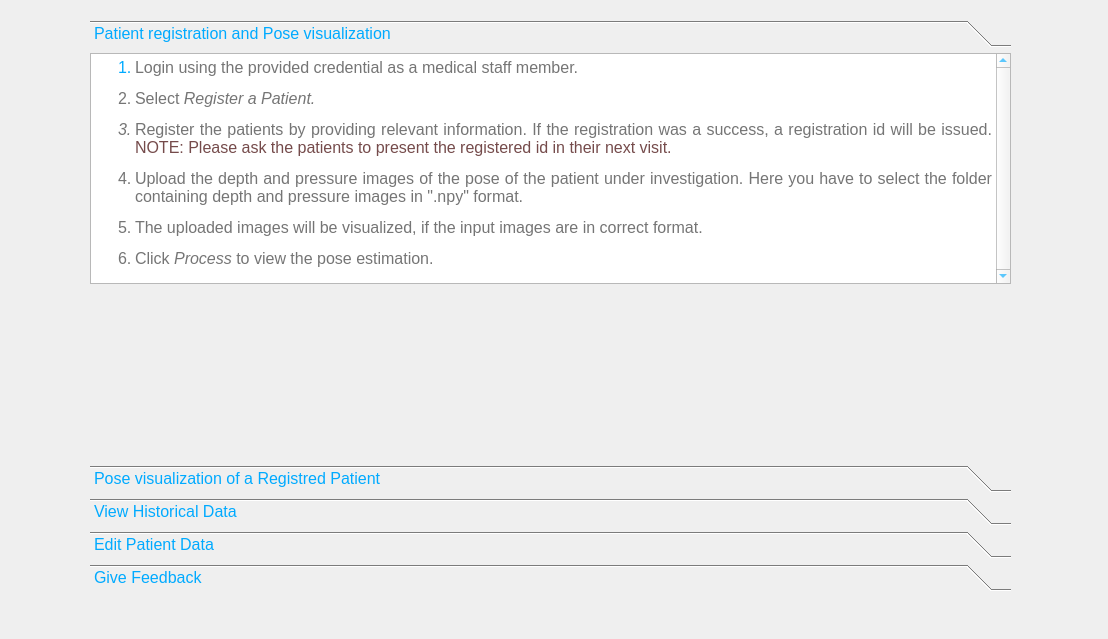
<?xml version="1.0" encoding="UTF-8"?>
<ui version="4.0">
 <class>guideDialog</class>
 <widget class="QDialog" name="guideDialog">
  <property name="geometry">
   <rect>
    <x>0</x>
    <y>0</y>
    <width>1108</width>
    <height>639</height>
   </rect>
  </property>
  <property name="windowTitle">
   <string>Dialog</string>
  </property>
  <widget class="QToolBox" name="guideBox">
   <property name="geometry">
    <rect>
     <x>90</x>
     <y>20</y>
     <width>921</width>
     <height>571</height>
    </rect>
   </property>
   <property name="sizePolicy">
    <sizepolicy hsizetype="Preferred" vsizetype="Preferred">
     <horstretch>0</horstretch>
     <verstretch>0</verstretch>
    </sizepolicy>
   </property>
   <property name="font">
    <font>
     <pointsize>12</pointsize>
    </font>
   </property>
   <property name="styleSheet">
    <string notr="true">color: rgb(0, 170, 255)</string>
   </property>
   <property name="frameShape">
    <enum>QFrame::NoFrame</enum>
   </property>
   <property name="frameShadow">
    <enum>QFrame::Plain</enum>
   </property>
   <property name="currentIndex">
    <number>0</number>
   </property>
   <widget class="QWidget" name="page_1">
    <property name="geometry">
     <rect>
      <x>0</x>
      <y>0</y>
      <width>921</width>
      <height>406</height>
     </rect>
    </property>
    <attribute name="label">
     <string>Patient registration and Pose visualization</string>
    </attribute>
    <widget class="QTextEdit" name="textEdit">
     <property name="enabled">
      <bool>true</bool>
     </property>
     <property name="geometry">
      <rect>
       <x>0</x>
       <y>0</y>
       <width>921</width>
       <height>231</height>
      </rect>
     </property>
     <property name="sizePolicy">
      <sizepolicy hsizetype="Expanding" vsizetype="Expanding">
       <horstretch>0</horstretch>
       <verstretch>0</verstretch>
      </sizepolicy>
     </property>
     <property name="verticalScrollBarPolicy">
      <enum>Qt::ScrollBarAlwaysOn</enum>
     </property>
     <property name="autoFormatting">
      <set>QTextEdit::AutoNone</set>
     </property>
     <property name="lineWrapMode">
      <enum>QTextEdit::WidgetWidth</enum>
     </property>
     <property name="html">
      <string>&lt;!DOCTYPE HTML PUBLIC &quot;-//W3C//DTD HTML 4.0//EN&quot; &quot;http://www.w3.org/TR/REC-html40/strict.dtd&quot;&gt;
&lt;html&gt;&lt;head&gt;&lt;meta name=&quot;qrichtext&quot; content=&quot;1&quot; /&gt;&lt;style type=&quot;text/css&quot;&gt;
p, li { white-space: pre-wrap; }
&lt;/style&gt;&lt;/head&gt;&lt;body style=&quot; font-family:'MS Shell Dlg 2'; font-size:8.25pt; font-weight:400; font-style:normal;&quot;&gt;
&lt;ol style=&quot;margin-top: 0px; margin-bottom: 0px; margin-left: 0px; margin-right: 0px; -qt-list-indent: 1;&quot;&gt;&lt;li style=&quot; font-size:12pt;&quot; align=&quot;justify&quot; style=&quot; margin-top:12px; margin-bottom:0px; margin-left:0px; margin-right:0px; -qt-block-indent:0; text-indent:0px;&quot;&gt;&lt;span style=&quot; color:#757575;&quot;&gt;Login using the provided credential as a medical staff member.&lt;/span&gt;&lt;/li&gt;
&lt;li style=&quot; font-size:12pt; color:#757575;&quot; align=&quot;justify&quot; style=&quot; margin-top:12px; margin-bottom:0px; margin-left:0px; margin-right:0px; -qt-block-indent:0; text-indent:0px;&quot;&gt;Select &lt;span style=&quot; font-style:italic;&quot;&gt;Register a Patient.&lt;/span&gt;&lt;/li&gt;
&lt;li style=&quot; font-size:12pt; font-style:italic; color:#757575;&quot; align=&quot;justify&quot; style=&quot; margin-top:12px; margin-bottom:0px; margin-left:0px; margin-right:0px; -qt-block-indent:0; text-indent:0px;&quot;&gt;&lt;span style=&quot; font-style:normal;&quot;&gt;Register the patients by providing relevant information. If the registration was a success, a registration id will be issued. &lt;/span&gt;&lt;span style=&quot; font-style:normal; color:#754b4b;&quot;&gt;NOTE: Please ask the patients to present the registered id in their next visit.&lt;/span&gt;&lt;/li&gt;
&lt;li style=&quot; font-size:12pt; color:#757575;&quot; align=&quot;justify&quot; style=&quot; margin-top:12px; margin-bottom:0px; margin-left:0px; margin-right:0px; -qt-block-indent:0; text-indent:0px;&quot;&gt;Upload the depth and pressure images of the pose of the patient under investigation. Here you have to select the folder containing depth and pressure images in &amp;quot;.npy&amp;quot; format.&lt;/li&gt;
&lt;li style=&quot; font-size:12pt; color:#757575;&quot; align=&quot;justify&quot; style=&quot; margin-top:12px; margin-bottom:10px; margin-left:0px; margin-right:0px; -qt-block-indent:0; text-indent:0px;&quot;&gt;The uploaded images will be visualized, if the input images are in correct format.&lt;/li&gt;
&lt;li style=&quot; font-size:12pt; color:#757575;&quot; align=&quot;justify&quot; style=&quot; margin-top:12px; margin-bottom:10px; margin-left:0px; margin-right:0px; -qt-block-indent:0; text-indent:0px;&quot;&gt;Click &lt;span style=&quot; font-style:italic;&quot;&gt;Process &lt;/span&gt;to view the pose estimation.&lt;/li&gt;&lt;/ol&gt;&lt;/body&gt;&lt;/html&gt;</string>
     </property>
    </widget>
   </widget>
   <widget class="QWidget" name="page_2">
    <property name="geometry">
     <rect>
      <x>0</x>
      <y>0</y>
      <width>921</width>
      <height>406</height>
     </rect>
    </property>
    <attribute name="label">
     <string>Pose visualization of a Registred Patient</string>
    </attribute>
    <widget class="QTextEdit" name="textEdit_2">
     <property name="enabled">
      <bool>true</bool>
     </property>
     <property name="geometry">
      <rect>
       <x>0</x>
       <y>0</y>
       <width>921</width>
       <height>301</height>
      </rect>
     </property>
     <property name="sizePolicy">
      <sizepolicy hsizetype="Expanding" vsizetype="Expanding">
       <horstretch>0</horstretch>
       <verstretch>0</verstretch>
      </sizepolicy>
     </property>
     <property name="verticalScrollBarPolicy">
      <enum>Qt::ScrollBarAlwaysOn</enum>
     </property>
     <property name="autoFormatting">
      <set>QTextEdit::AutoNone</set>
     </property>
     <property name="lineWrapMode">
      <enum>QTextEdit::WidgetWidth</enum>
     </property>
     <property name="html">
      <string>&lt;!DOCTYPE HTML PUBLIC &quot;-//W3C//DTD HTML 4.0//EN&quot; &quot;http://www.w3.org/TR/REC-html40/strict.dtd&quot;&gt;
&lt;html&gt;&lt;head&gt;&lt;meta name=&quot;qrichtext&quot; content=&quot;1&quot; /&gt;&lt;style type=&quot;text/css&quot;&gt;
p, li { white-space: pre-wrap; }
&lt;/style&gt;&lt;/head&gt;&lt;body style=&quot; font-family:'MS Shell Dlg 2'; font-size:8.25pt; font-weight:400; font-style:normal;&quot;&gt;
&lt;ol style=&quot;margin-top: 0px; margin-bottom: 0px; margin-left: 0px; margin-right: 0px; -qt-list-indent: 1;&quot;&gt;&lt;li style=&quot; font-size:12pt;&quot; align=&quot;justify&quot; style=&quot; margin-top:12px; margin-bottom:0px; margin-left:0px; margin-right:0px; -qt-block-indent:0; text-indent:0px;&quot;&gt;&lt;span style=&quot; color:#757575;&quot;&gt;Login using the provided credential as a medical staff member.&lt;/span&gt;&lt;/li&gt;
&lt;li style=&quot; font-size:12pt; color:#757575;&quot; align=&quot;justify&quot; style=&quot; margin-top:12px; margin-bottom:0px; margin-left:0px; margin-right:0px; -qt-block-indent:0; text-indent:0px;&quot;&gt;Select &lt;span style=&quot; font-style:italic;&quot;&gt;View Pose Estimation.&lt;/span&gt;&lt;/li&gt;
&lt;li style=&quot; font-size:12pt; font-style:italic; color:#757575;&quot; align=&quot;justify&quot; style=&quot; margin-top:12px; margin-bottom:0px; margin-left:0px; margin-right:0px; -qt-block-indent:0; text-indent:0px;&quot;&gt;&lt;span style=&quot; font-style:normal;&quot;&gt;Search for the patient under investigation using name/registered id.&lt;/span&gt;&lt;/li&gt;
&lt;li style=&quot; font-size:12pt; color:#757575;&quot; align=&quot;justify&quot; style=&quot; margin-top:12px; margin-bottom:0px; margin-left:0px; margin-right:0px; -qt-block-indent:0; text-indent:0px;&quot;&gt;Upload the depth and pressure images of the pose of the patient under investigation. Here you have to select the folder containing depth and pressure images in &amp;quot;.npy&amp;quot; format.&lt;/li&gt;
&lt;li style=&quot; font-size:12pt; color:#757575;&quot; align=&quot;justify&quot; style=&quot; margin-top:12px; margin-bottom:0px; margin-left:0px; margin-right:0px; -qt-block-indent:0; text-indent:0px;&quot;&gt;The uploaded images will be visualized, if the input images are in correct format.&lt;/li&gt;
&lt;li style=&quot; font-size:12pt; color:#757575;&quot; align=&quot;justify&quot; style=&quot; margin-top:12px; margin-bottom:0px; margin-left:0px; margin-right:0px; -qt-block-indent:0; text-indent:0px;&quot;&gt;Click &lt;span style=&quot; font-style:italic;&quot;&gt;Process &lt;/span&gt;to view the pose estimation.&lt;/li&gt;
&lt;li style=&quot; font-size:12pt; color:#757575;&quot; align=&quot;justify&quot; style=&quot; margin-top:12px; margin-bottom:0px; margin-left:0px; margin-right:0px; -qt-block-indent:0; text-indent:0px;&quot;&gt;Once the pose estimation is visible, you can optionally provide any medical remarks and feedback about the prediction as well. To add a medical remark, type the content in the given text box beside the pose visualization and save it by clicking &lt;span style=&quot; font-style:italic;&quot;&gt;Save&lt;/span&gt;. To give a feedback about the prediction click &lt;span style=&quot; font-style:italic;&quot;&gt;Provide feedback on this prediction &lt;/span&gt;and&lt;span style=&quot; font-style:italic;&quot;&gt; &lt;/span&gt;in the appearing popup, type the content and click &lt;span style=&quot; font-style:italic;&quot;&gt;Submit&lt;/span&gt; to save it.&lt;/li&gt;&lt;/ol&gt;&lt;/body&gt;&lt;/html&gt;</string>
     </property>
    </widget>
   </widget>
   <widget class="QWidget" name="page_3">
    <property name="geometry">
     <rect>
      <x>0</x>
      <y>0</y>
      <width>921</width>
      <height>406</height>
     </rect>
    </property>
    <attribute name="label">
     <string>View Historical Data</string>
    </attribute>
    <widget class="QTextEdit" name="textEdit_5">
     <property name="enabled">
      <bool>true</bool>
     </property>
     <property name="geometry">
      <rect>
       <x>0</x>
       <y>0</y>
       <width>921</width>
       <height>131</height>
      </rect>
     </property>
     <property name="sizePolicy">
      <sizepolicy hsizetype="Expanding" vsizetype="Expanding">
       <horstretch>0</horstretch>
       <verstretch>0</verstretch>
      </sizepolicy>
     </property>
     <property name="verticalScrollBarPolicy">
      <enum>Qt::ScrollBarAlwaysOn</enum>
     </property>
     <property name="autoFormatting">
      <set>QTextEdit::AutoNone</set>
     </property>
     <property name="lineWrapMode">
      <enum>QTextEdit::WidgetWidth</enum>
     </property>
     <property name="html">
      <string>&lt;!DOCTYPE HTML PUBLIC &quot;-//W3C//DTD HTML 4.0//EN&quot; &quot;http://www.w3.org/TR/REC-html40/strict.dtd&quot;&gt;
&lt;html&gt;&lt;head&gt;&lt;meta name=&quot;qrichtext&quot; content=&quot;1&quot; /&gt;&lt;style type=&quot;text/css&quot;&gt;
p, li { white-space: pre-wrap; }
&lt;/style&gt;&lt;/head&gt;&lt;body style=&quot; font-family:'MS Shell Dlg 2'; font-size:8.25pt; font-weight:400; font-style:normal;&quot;&gt;
&lt;ol style=&quot;margin-top: 0px; margin-bottom: 0px; margin-left: 0px; margin-right: 0px; -qt-list-indent: 1;&quot;&gt;&lt;li style=&quot; font-size:12pt;&quot; align=&quot;justify&quot; style=&quot; margin-top:12px; margin-bottom:0px; margin-left:0px; margin-right:0px; -qt-block-indent:0; text-indent:0px;&quot;&gt;&lt;span style=&quot; color:#757575;&quot;&gt;Login using the provided credential as a medical staff member.&lt;/span&gt;&lt;/li&gt;
&lt;li style=&quot; font-size:12pt; color:#757575;&quot; align=&quot;justify&quot; style=&quot; margin-top:12px; margin-bottom:0px; margin-left:0px; margin-right:0px; -qt-block-indent:0; text-indent:0px;&quot;&gt;Select &lt;span style=&quot; font-style:italic;&quot;&gt;View Historical Data.&lt;/span&gt;&lt;/li&gt;
&lt;li style=&quot; font-size:12pt; font-style:italic; color:#757575;&quot; align=&quot;justify&quot; style=&quot; margin-top:12px; margin-bottom:0px; margin-left:0px; margin-right:0px; -qt-block-indent:0; text-indent:0px;&quot;&gt;&lt;span style=&quot; font-style:normal;&quot;&gt;Search for the patient whose data you want to view using name/registered Id.&lt;/span&gt;&lt;/li&gt;
&lt;li style=&quot; font-size:12pt; color:#757575;&quot; align=&quot;justify&quot; style=&quot; margin-top:12px; margin-bottom:0px; margin-left:0px; margin-right:0px; -qt-block-indent:0; text-indent:0px;&quot;&gt;Select a date range for visualization.&lt;/li&gt;
&lt;li style=&quot; font-size:12pt; color:#757575;&quot; align=&quot;justify&quot; style=&quot; margin-top:12px; margin-bottom:0px; margin-left:0px; margin-right:0px; -qt-block-indent:0; text-indent:0px;&quot;&gt;Click &lt;span style=&quot; font-style:italic;&quot;&gt;View &lt;/span&gt;and if there are any data to show, they will be shown.&lt;/li&gt;&lt;/ol&gt;&lt;/body&gt;&lt;/html&gt;</string>
     </property>
    </widget>
   </widget>
   <widget class="QWidget" name="page_4">
    <attribute name="label">
     <string>Edit Patient Data</string>
    </attribute>
    <widget class="QTextEdit" name="textEdit_6">
     <property name="enabled">
      <bool>true</bool>
     </property>
     <property name="geometry">
      <rect>
       <x>0</x>
       <y>0</y>
       <width>921</width>
       <height>371</height>
      </rect>
     </property>
     <property name="sizePolicy">
      <sizepolicy hsizetype="Expanding" vsizetype="Expanding">
       <horstretch>0</horstretch>
       <verstretch>0</verstretch>
      </sizepolicy>
     </property>
     <property name="verticalScrollBarPolicy">
      <enum>Qt::ScrollBarAlwaysOn</enum>
     </property>
     <property name="autoFormatting">
      <set>QTextEdit::AutoNone</set>
     </property>
     <property name="lineWrapMode">
      <enum>QTextEdit::WidgetWidth</enum>
     </property>
     <property name="html">
      <string>&lt;!DOCTYPE HTML PUBLIC &quot;-//W3C//DTD HTML 4.0//EN&quot; &quot;http://www.w3.org/TR/REC-html40/strict.dtd&quot;&gt;
&lt;html&gt;&lt;head&gt;&lt;meta name=&quot;qrichtext&quot; content=&quot;1&quot; /&gt;&lt;style type=&quot;text/css&quot;&gt;
p, li { white-space: pre-wrap; }
&lt;/style&gt;&lt;/head&gt;&lt;body style=&quot; font-family:'MS Shell Dlg 2'; font-size:8.25pt; font-weight:400; font-style:normal;&quot;&gt;
&lt;p align=&quot;justify&quot; style=&quot; margin-top:12px; margin-bottom:0px; margin-left:0px; margin-right:0px; -qt-block-indent:0; text-indent:0px;&quot;&gt;&lt;span style=&quot; font-size:12pt; color:#757575;&quot;&gt;There are &lt;/span&gt;&lt;span style=&quot; font-size:12pt; color:#754b4b;&quot;&gt;two ways&lt;/span&gt;&lt;span style=&quot; font-size:12pt; color:#757575;&quot;&gt; of accessing this functionality.&lt;/span&gt;&lt;/p&gt;
&lt;p align=&quot;justify&quot; style=&quot; margin-top:12px; margin-bottom:0px; margin-left:0px; margin-right:0px; -qt-block-indent:0; text-indent:0px;&quot;&gt;&lt;span style=&quot; font-size:12pt; text-decoration: underline; color:#757575;&quot;&gt;Method 1&lt;/span&gt;&lt;/p&gt;
&lt;ol style=&quot;margin-top: 0px; margin-bottom: 0px; margin-left: 0px; margin-right: 0px; -qt-list-indent: 1;&quot;&gt;&lt;li style=&quot; font-size:12pt; color:#757575;&quot; align=&quot;justify&quot; style=&quot; margin-top:12px; margin-bottom:0px; margin-left:0px; margin-right:0px; -qt-block-indent:0; text-indent:0px;&quot;&gt;Select &lt;span style=&quot; font-style:italic;&quot;&gt;View Pose Estimation.&lt;/span&gt;&lt;/li&gt;
&lt;li style=&quot; font-size:12pt; font-style:italic; color:#757575;&quot; align=&quot;justify&quot; style=&quot; margin-top:12px; margin-bottom:0px; margin-left:0px; margin-right:0px; -qt-block-indent:0; text-indent:0px;&quot;&gt;&lt;span style=&quot; font-style:normal;&quot;&gt;Search for the patient whose data you want to edit using name/registered Id.&lt;/span&gt;&lt;/li&gt;
&lt;li style=&quot; font-size:12pt; color:#757575;&quot; align=&quot;justify&quot; style=&quot; margin-top:12px; margin-bottom:0px; margin-left:0px; margin-right:0px; -qt-block-indent:0; text-indent:0px;&quot;&gt;Select &lt;span style=&quot; font-style:italic;&quot;&gt;Edit Patient&lt;/span&gt;.&lt;/li&gt;
&lt;li style=&quot; font-size:12pt; color:#757575;&quot; align=&quot;justify&quot; style=&quot; margin-top:12px; margin-bottom:0px; margin-left:0px; margin-right:0px; -qt-block-indent:0; text-indent:0px;&quot;&gt;Edit any required fields and click &lt;span style=&quot; font-style:italic;&quot;&gt;Save &lt;/span&gt;to save data or click &lt;span style=&quot; font-style:italic;&quot;&gt;Cancel&lt;/span&gt; to cancel operation.&lt;/li&gt;&lt;/ol&gt;
&lt;p align=&quot;justify&quot; style=&quot; margin-top:12px; margin-bottom:0px; margin-left:0px; margin-right:0px; -qt-block-indent:0; text-indent:0px;&quot;&gt;&lt;span style=&quot; font-size:12pt; text-decoration: underline; color:#757575;&quot;&gt;Method 2&lt;/span&gt;&lt;/p&gt;
&lt;ol style=&quot;margin-top: 0px; margin-bottom: 0px; margin-left: 0px; margin-right: 0px; -qt-list-indent: 1;&quot;&gt;&lt;li style=&quot; font-size:12pt; color:#757575;&quot; align=&quot;justify&quot; style=&quot; margin-top:12px; margin-bottom:0px; margin-left:0px; margin-right:0px; -qt-block-indent:0; text-indent:0px;&quot;&gt;Select &lt;span style=&quot; font-style:italic;&quot;&gt;View Historical Data.&lt;/span&gt;&lt;/li&gt;
&lt;li style=&quot; font-size:12pt; font-style:italic; color:#757575;&quot; align=&quot;justify&quot; style=&quot; margin-top:12px; margin-bottom:0px; margin-left:0px; margin-right:0px; -qt-block-indent:0; text-indent:0px;&quot;&gt;&lt;span style=&quot; font-style:normal;&quot;&gt;Search for the patient whose data you want to edit using name/registered Id and click &lt;/span&gt;View.&lt;/li&gt;
&lt;li style=&quot; font-size:12pt; color:#757575;&quot; align=&quot;justify&quot; style=&quot; margin-top:12px; margin-bottom:0px; margin-left:0px; margin-right:0px; -qt-block-indent:0; text-indent:0px;&quot;&gt;Select &lt;span style=&quot; font-style:italic;&quot;&gt;Edit Patient &lt;/span&gt;at the bottom of the page.&lt;/li&gt;
&lt;li style=&quot; font-size:12pt; color:#757575;&quot; align=&quot;justify&quot; style=&quot; margin-top:12px; margin-bottom:0px; margin-left:0px; margin-right:0px; -qt-block-indent:0; text-indent:0px;&quot;&gt;Edit any required fields and click &lt;span style=&quot; font-style:italic;&quot;&gt;Save &lt;/span&gt;to save data or click &lt;span style=&quot; font-style:italic;&quot;&gt;Cancel&lt;/span&gt; to cancel operation.&lt;/li&gt;&lt;/ol&gt;&lt;/body&gt;&lt;/html&gt;</string>
     </property>
    </widget>
   </widget>
   <widget class="QWidget" name="page">
    <attribute name="label">
     <string>Give Feedback</string>
    </attribute>
    <widget class="QTextEdit" name="textEdit_7">
     <property name="enabled">
      <bool>true</bool>
     </property>
     <property name="geometry">
      <rect>
       <x>0</x>
       <y>0</y>
       <width>921</width>
       <height>211</height>
      </rect>
     </property>
     <property name="sizePolicy">
      <sizepolicy hsizetype="Expanding" vsizetype="Expanding">
       <horstretch>0</horstretch>
       <verstretch>0</verstretch>
      </sizepolicy>
     </property>
     <property name="verticalScrollBarPolicy">
      <enum>Qt::ScrollBarAlwaysOn</enum>
     </property>
     <property name="autoFormatting">
      <set>QTextEdit::AutoNone</set>
     </property>
     <property name="lineWrapMode">
      <enum>QTextEdit::WidgetWidth</enum>
     </property>
     <property name="html">
      <string>&lt;!DOCTYPE HTML PUBLIC &quot;-//W3C//DTD HTML 4.0//EN&quot; &quot;http://www.w3.org/TR/REC-html40/strict.dtd&quot;&gt;
&lt;html&gt;&lt;head&gt;&lt;meta name=&quot;qrichtext&quot; content=&quot;1&quot; /&gt;&lt;style type=&quot;text/css&quot;&gt;
p, li { white-space: pre-wrap; }
&lt;/style&gt;&lt;/head&gt;&lt;body style=&quot; font-family:'MS Shell Dlg 2'; font-size:8.25pt; font-weight:400; font-style:normal;&quot;&gt;
&lt;p align=&quot;justify&quot; style=&quot; margin-top:12px; margin-bottom:0px; margin-left:0px; margin-right:0px; -qt-block-indent:0; text-indent:0px;&quot;&gt;&lt;span style=&quot; font-size:12pt; color:#757575;&quot;&gt;You can provide a feedback about the overall system or a feedback on specific pose estimations.&lt;/span&gt;&lt;/p&gt;
&lt;p align=&quot;justify&quot; style=&quot; margin-top:12px; margin-bottom:0px; margin-left:0px; margin-right:0px; -qt-block-indent:0; text-indent:0px;&quot;&gt;&lt;span style=&quot; font-size:12pt; text-decoration: underline; color:#757575;&quot;&gt;Provide feedback about the overall system&lt;/span&gt;&lt;/p&gt;
&lt;ol style=&quot;margin-top: 0px; margin-bottom: 0px; margin-left: 0px; margin-right: 0px; -qt-list-indent: 1;&quot;&gt;&lt;li style=&quot; font-size:12pt; color:#757575;&quot; align=&quot;justify&quot; style=&quot; margin-top:12px; margin-bottom:0px; margin-left:0px; margin-right:0px; -qt-block-indent:0; text-indent:0px;&quot;&gt;On the &lt;span style=&quot; font-style:italic;&quot;&gt;Menu Page&lt;/span&gt; select &lt;span style=&quot; font-style:italic;&quot;&gt;Provide feedback&lt;/span&gt;.&lt;/li&gt;
&lt;li style=&quot; font-size:12pt; font-style:italic; color:#757575;&quot; align=&quot;justify&quot; style=&quot; margin-top:12px; margin-bottom:0px; margin-left:0px; margin-right:0px; -qt-block-indent:0; text-indent:0px;&quot;&gt;&lt;span style=&quot; font-style:normal;&quot;&gt;Type the content and click &lt;/span&gt;Submit&lt;span style=&quot; font-style:normal;&quot;&gt; to save the feedback.&lt;/span&gt;&lt;/li&gt;&lt;/ol&gt;
&lt;p align=&quot;justify&quot; style=&quot; margin-top:12px; margin-bottom:0px; margin-left:0px; margin-right:0px; -qt-block-indent:0; text-indent:0px;&quot;&gt;&lt;span style=&quot; font-size:12pt; text-decoration: underline; color:#757575;&quot;&gt;Provide feedback on specific pose estimations&lt;/span&gt;&lt;/p&gt;
&lt;ol style=&quot;margin-top: 0px; margin-bottom: 0px; margin-left: 0px; margin-right: 0px; -qt-list-indent: 1;&quot;&gt;&lt;li style=&quot; font-size:12pt; color:#757575;&quot; align=&quot;justify&quot; style=&quot; margin-top:12px; margin-bottom:0px; margin-left:0px; margin-right:0px; -qt-block-indent:0; text-indent:0px;&quot;&gt;When you are viewing a pose estimation, click &lt;span style=&quot; font-style:italic;&quot;&gt;Provide feedback on this prediction &lt;/span&gt;and&lt;span style=&quot; font-style:italic;&quot;&gt; &lt;/span&gt;in the appearing popup, type the content and click &lt;span style=&quot; font-style:italic;&quot;&gt;Submit&lt;/span&gt; to save it.&lt;/li&gt;&lt;/ol&gt;&lt;/body&gt;&lt;/html&gt;</string>
     </property>
    </widget>
   </widget>
  </widget>
 </widget>
 <resources/>
 <connections/>
</ui>
